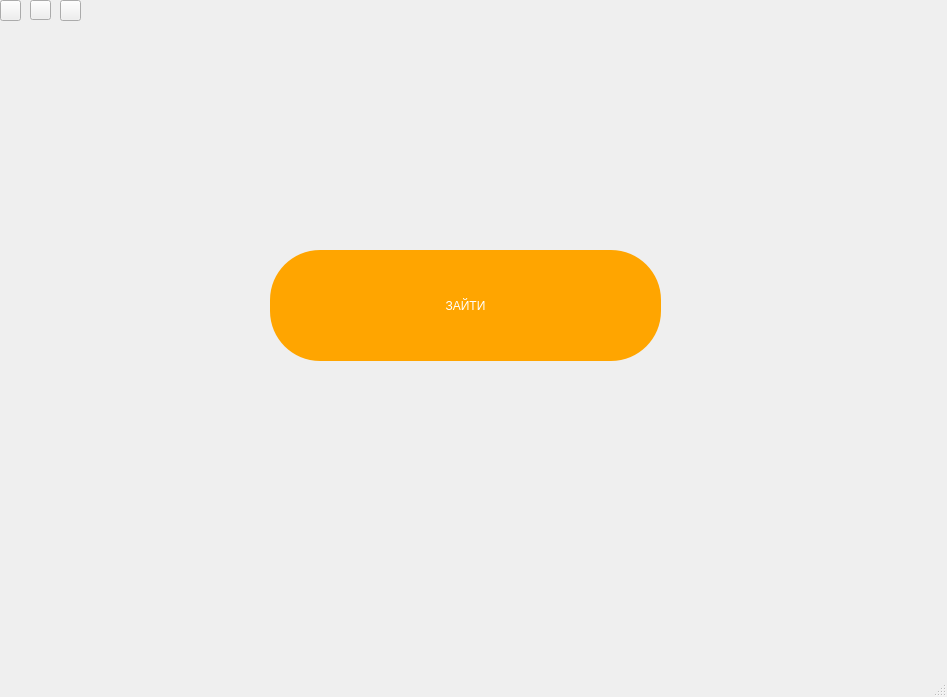
<?xml version="1.0" encoding="UTF-8"?>
<ui version="4.0">
 <class>MainWindow</class>
 <widget class="QMainWindow" name="MainWindow">
  <property name="geometry">
   <rect>
    <x>0</x>
    <y>0</y>
    <width>947</width>
    <height>697</height>
   </rect>
  </property>
  <property name="windowTitle">
   <string>MainWindow</string>
  </property>
  <property name="styleSheet">
   <string notr="true">QMainWindow
{
background-image: url(:/source/resource/3212da26973781.5635e97d9ff95.jpg)
}</string>
  </property>
  <widget class="QWidget" name="centralwidget">
   <widget class="QPushButton" name="pushButton_3">
    <property name="geometry">
     <rect>
      <x>270</x>
      <y>250</y>
      <width>391</width>
      <height>111</height>
     </rect>
    </property>
    <property name="sizePolicy">
     <sizepolicy hsizetype="Preferred" vsizetype="Preferred">
      <horstretch>4</horstretch>
      <verstretch>4</verstretch>
     </sizepolicy>
    </property>
    <property name="sizeIncrement">
     <size>
      <width>2</width>
      <height>2</height>
     </size>
    </property>
    <property name="autoFillBackground">
     <bool>false</bool>
    </property>
    <property name="styleSheet">
     <string notr="true">QPushButton
{

border:none;
color:white;
background-color:orange;
border-radius:50px;
font: 800 36pt &quot;Liberation Serif&quot;;
min-width: 100px;
min-height: 40px;
}
QPushButton:Hover
{
    background-color:rgb(255,145,0);
	border-radius:50px;
}
QPushButton:pressed
{
	background-color:rgb(0,12,0);
	color:rgb(0,255,0);


}

</string>
    </property>
    <property name="text">
     <string>ЗАЙТИ</string>
    </property>
    <property name="default">
     <bool>false</bool>
    </property>
   </widget>
   <widget class="QPushButton" name="pushButton">
    <property name="geometry">
     <rect>
      <x>0</x>
      <y>0</y>
      <width>21</width>
      <height>21</height>
     </rect>
    </property>
    <property name="text">
     <string/>
    </property>
    <property name="icon">
     <iconset resource="allsource.qrc">
      <normaloff>:/source/resource/1693109236_grizly-club-p-kartinki-znachok-nastroek-bez-fona-40.png</normaloff>:/source/resource/1693109236_grizly-club-p-kartinki-znachok-nastroek-bez-fona-40.png</iconset>
    </property>
    <property name="iconSize">
     <size>
      <width>24</width>
      <height>24</height>
     </size>
    </property>
   </widget>
   <widget class="QPushButton" name="pushButton_2">
    <property name="geometry">
     <rect>
      <x>30</x>
      <y>0</y>
      <width>21</width>
      <height>20</height>
     </rect>
    </property>
    <property name="text">
     <string/>
    </property>
    <property name="icon">
     <iconset resource="allsource.qrc">
      <normaloff>:/source/resource/408-20220208_234837-768x769.png</normaloff>:/source/resource/408-20220208_234837-768x769.png</iconset>
    </property>
    <property name="iconSize">
     <size>
      <width>32</width>
      <height>32</height>
     </size>
    </property>
   </widget>
   <widget class="QPushButton" name="pushButton_4">
    <property name="geometry">
     <rect>
      <x>60</x>
      <y>0</y>
      <width>21</width>
      <height>21</height>
     </rect>
    </property>
    <property name="text">
     <string/>
    </property>
    <property name="icon">
     <iconset resource="allsource.qrc">
      <normaloff>:/source/resource/imageinf.jpg</normaloff>:/source/resource/imageinf.jpg</iconset>
    </property>
    <property name="iconSize">
     <size>
      <width>32</width>
      <height>32</height>
     </size>
    </property>
   </widget>
  </widget>
  <widget class="QMenuBar" name="menubar">
   <property name="geometry">
    <rect>
     <x>0</x>
     <y>0</y>
     <width>947</width>
     <height>21</height>
    </rect>
   </property>
  </widget>
  <widget class="QStatusBar" name="statusbar"/>
 </widget>
 <resources>
  <include location="allsource.qrc"/>
 </resources>
 <connections/>
</ui>
